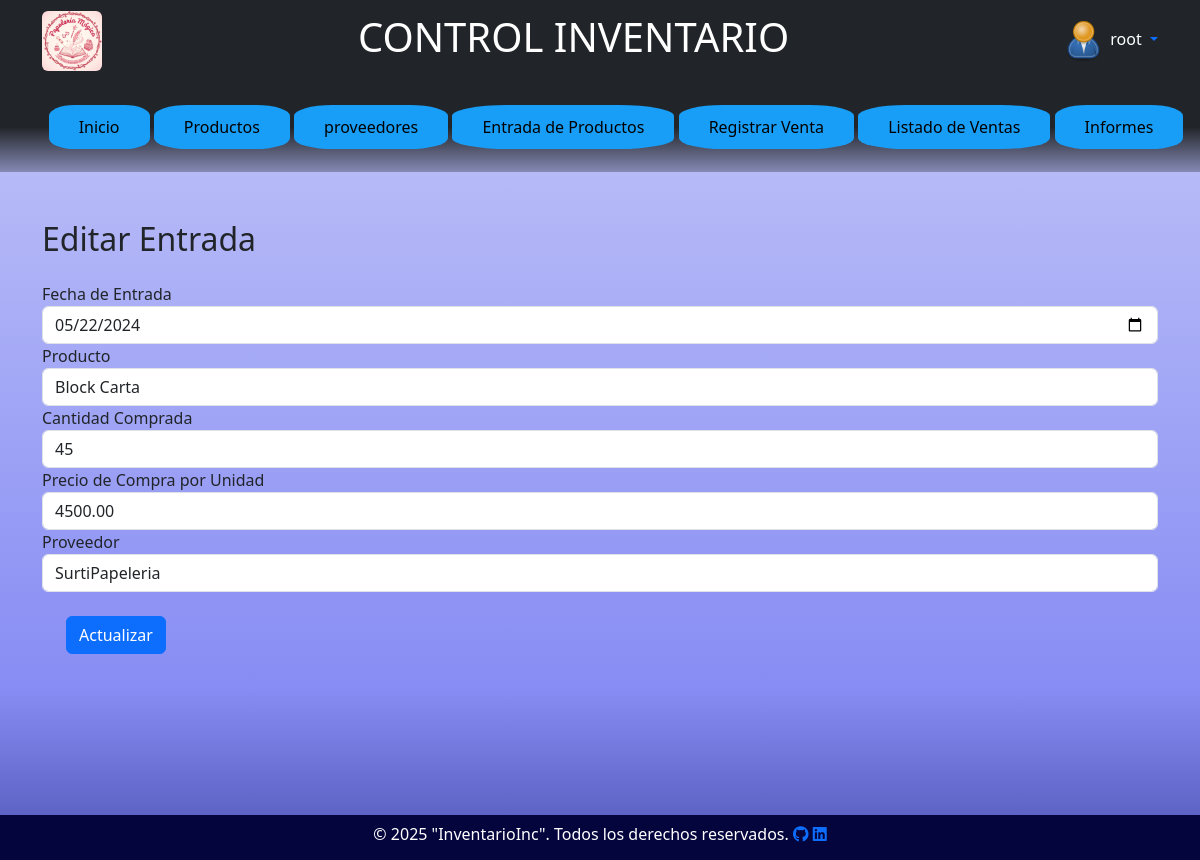
/proyectoInventario/edit_entrada.php?id=1 (signed in), run on the app's committed database.
### tables this page shows
CREATE TABLE `entradaproductos` (
  `idEntrada` int NOT NULL AUTO_INCREMENT,
  `fechaEntrada` date NOT NULL,
  `productoId` int NOT NULL,
  `cantidadComprada` int NOT NULL,
  `precioCompraUnidad` decimal(10,2) NOT NULL,
  `proveedorId` int NOT NULL,
  PRIMARY KEY (`idEntrada`),
  KEY `productoId_idx` (`productoId`),
  KEY `proveedorId_idx` (`proveedorId`),
  CONSTRAINT `producto_Id` FOREIGN KEY (`productoId`) REFERENCES `productos` (`idProducto`),
  CONSTRAINT `proveedorId` FOREIGN KEY (`proveedorId`) REFERENCES `proveedores` (`idProveedor`)
);

### proyectoInventario/edit_entrada.php (the view, shortened to what this page needs)
<?php
include("db.php");
if (isset($_GET['id'])) {
    $idEntrada = $_GET['id'];
    $query = "SELECT * FROM EntradaProductos WHERE idEntrada = $idEntrada";
    $result = mysqli_query($conn, $query);
    if (mysqli_num_rows($result) == 1) {
        $row = mysqli_fetch_array($result);
        $fechaEntrada = $row['fechaEntrada'];
        $productoId = $row['productoId'];
        $cantidadComprada = $row['cantidadComprada'];
        $precioCompraUnidad = $row['precioCompraUnidad'];
        $proveedorId = $row['proveedorId'];
    }
}
?>
<?php include("includes/header.php") ?>
<div class="container mt-5">
    <h2 class="mb-4">Editar Entrada</h2>
    <form action="edit_entrada.php?id=<?php echo $_GET['id']; ?>" method="POST">
        <div class="form-group">
            <label for="fechaEntrada">Fecha de Entrada</label>
            <input type="date" class="form-control" id="fechaEntrada" name="fechaEntrada" value="<?php echo $fechaEntrada; ?>" required>
        </div>
        <div class="form-group">
            <label for="productoId">Producto</label>
            <select class="form-control" id="productoId" name="productoId" required>
                <?php
                $query = "SELECT idProducto, nombreProducto FROM Productos";
                $result = mysqli_query($conn, $query);
                while ($row = mysqli_fetch_assoc($result)) {
                    $selected = ($row['idProducto'] == $productoId) ? 'selected' : '';
                    echo "<option value='{$row['idProducto']}' $selected>{$row['nombreProducto']}</option>";
                }
                ?>
            </select>
        </div>
        <div class="form-group">
            <label for="cantidadComprada">Cantidad Comprada</label>
            <input type="number" class="form-control" id="cantidadComprada" name="cantidadComprada" value="<?php echo $cantidadComprada; ?>" required>
        </div>
        <div class="form-group">
            <label for="precioCompraUnidad">Precio de Compra por Unidad</label>
            <input type="number" step="0.01" class="form-control" id="precioCompraUnidad" name="precioCompraUnidad" value="<?php echo $precioCompraUnidad; ?>" required>
        </div>
        <div class="form-group">
            <label for="proveedorId">Proveedor</label>
            <select class="form-control" id="proveedorId" name="proveedorId" required>
                <?php
                $query = "SELECT idProveedor, nombreProveedor FROM Proveedores";
                $result = mysqli_query($conn, $query);
                while ($row = mysqli_fetch_assoc($result)) {
                    $selected = ($row['idProveedor'] == $proveedorId) ? 'selected' : '';
                    echo "<option value='{$row['idProveedor']}' $selected>{$row['nombreProveedor']}</option>";
                }
                ?>
            </select>
        </div>
        <button type="submit" class="btn btn-primary mx-4 my-4" name="update">Actualizar</button>
    </form>
</div>
<?php include("includes/footer.php") ?>

### proyectoInventario/css/style.css (style rules this page uses)
body { background: linear-gradient( to top, #4e55b4 0%, #5f66f0bf 20%, #b6baf7 80% ); min-height: 100vh; margin-bottom: 60px; }
body { min-height: 100vh; margin-bottom: 60px; background-image: linear-gradient (to top, #ebd4cd, #43f0e2); }
form { padding-bottom: 50px; }

### data on the page
entradaproductos: fechaEntrada "05/22/2024", cantidadComprada "45", precioCompraUnidad "4500.00"

### other printed values
$_SESSION['nombreUsuario'] "root"
form field productoId "Block Carta"
form field proveedorId "SurtiPapeleria"
